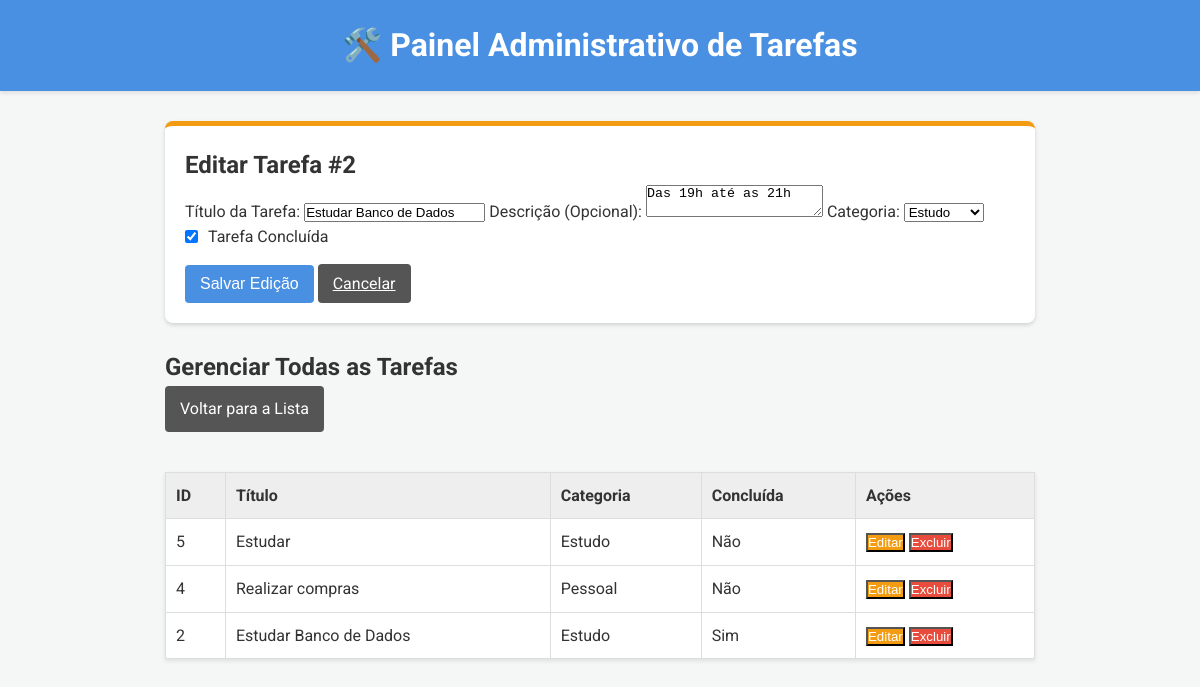
The app's page /admin/admin.php?editar_id=2 with its own data.
### tables this page shows
CREATE TABLE `tarefas` (
  `id` int(11) NOT NULL,
  `titulo` varchar(255) NOT NULL,
  `descricao` text DEFAULT NULL,
  `data_criacao` datetime DEFAULT current_timestamp(),
  `concluida` tinyint(1) DEFAULT 0,
  `categoria_id` int(11) DEFAULT NULL
);

CREATE TABLE `categorias` (
  `id` int(11) NOT NULL,
  `nome` varchar(100) NOT NULL
);

### admin/admin.php (the view, shortened to what this page needs)
<?php
include '../includes/conexao.php';
$sql_tarefas = "SELECT t.id, t.titulo, t.descricao, t.concluida, c.nome as categoria_nome
                FROM tarefas t
                LEFT JOIN categorias c ON t.categoria_id = c.id
                ORDER BY t.data_criacao DESC";
$result_tarefas = $conn->query($sql_tarefas);
$sql_categorias = "SELECT id, nome FROM categorias ORDER BY nome ASC";
$tarefa_editar = null;
$categorias_edicao = [];
if (isset($_GET['editar_id'])) {
    $id_editar = (int)$_GET['editar_id'];
    $sql_edit = "SELECT id, titulo, descricao, concluida, categoria_id FROM tarefas WHERE id = $id_editar";
    $result_edit = $conn->query($sql_edit);
    if ($result_edit->num_rows > 0) {
        $tarefa_editar = $result_edit->fetch_assoc();
        $result_categorias_edicao = $conn->query($sql_categorias);
        while($cat = $result_categorias_edicao->fetch_assoc()) {
            $categorias_edicao[] = $cat;
        }
    }
}
?>
<!DOCTYPE html>
<html lang="pt-BR">
<head>
    <link rel="stylesheet" href="../css/style.css">
</head>
<body>
    <header>
        <h1>🛠️ Painel Administrativo de Tarefas</h1>
    </header>
    <main>
        <?php if ($tarefa_editar): ?>
            <div class="form-edicao">
                <h2>Editar Tarefa #<?php echo $tarefa_editar['id']; ?></h2>
                <form action="admin.php" method="POST">
                    <label for="titulo_edit">Título da Tarefa:</label>
                    <input type="text" id="titulo_edit" name="titulo" value="<?php echo htmlspecialchars($tarefa_editar['titulo']); ?>" required>
                    <label for="descricao_edit">Descrição (Opcional):</label>
                    <textarea id="descricao_edit" name="descricao"><?php echo htmlspecialchars($tarefa_editar['descricao']); ?></textarea>
                    <label for="categoria_id_edit">Categoria:</label>
                    <select id="categoria_id_edit" name="categoria_id">
                        <?php foreach($categorias_edicao as $cat): ?>
                            <option value="<?php echo $cat['id']; ?>" <?php echo $tarefa_editar['categoria_id'] == $cat['id'] ? 'selected' : ''; ?>>
                                <?php echo htmlspecialchars($cat['nome']); ?>
                            </option>
                        <?php endforeach; ?>
                    </select>
                    <label style="display: flex; align-items: center;">
                        <input type="checkbox" name="concluida" value="1" <?php echo $tarefa_editar['concluida'] ? 'checked' : ''; ?> style="margin-right: 10px; width: auto;">
                        Tarefa Concluída
                    </label>
                    <button type="submit" name="editar" class="btn-submit" style="margin-top: 15px;">Salvar Edição</button>
                    <a href="admin.php" class="btn-submit" style="background-color: #555;">Cancelar</a>
                </form>
            </div>
        <?php endif; ?>
        <h2>Gerenciar Todas as Tarefas</h2>
        <a href="../index.php" class="btn-admin" style="background-color: #555; margin-bottom: 20px;">Voltar para a Lista</a>
        <table class="tabela-admin">
            <thead>
                <tr>
                    <th>ID</th>
                    <th>Título</th>
                    <th>Categoria</th>
                    <th>Concluída</th>
                    <th>Ações</th>
                </tr>
            </thead>
            <tbody>
                <?php
                if ($result_tarefas->num_rows > 0):
                    while($tarefa = $result_tarefas->fetch_assoc()):
                ?>
                    <tr>
                        <td><?php echo $tarefa['id']; ?></td>
                        <td><?php echo htmlspecialchars($tarefa['titulo']); ?></td>
                        <td><?php echo htmlspecialchars($tarefa['categoria_nome'] ?? 'N/A'); ?></td>
                        <td><?php echo $tarefa['concluida'] ? 'Sim' : 'Não'; ?></td>
                        <td>
                            <a href="admin.php?editar_id=<?php echo $tarefa['id']; ?>"><button class="btn-editar">Editar</button></a>
                            <a href="admin.php?excluir_id=<?php echo $tarefa['id']; ?>" onclick="return confirm('ATENÇÃO: Deseja realmente excluir esta tarefa?');"><button class="btn-excluir">Excluir</button></a>
                        </td>
                    </tr>
                <?php
                    endwhile;
                else:
                ?>
                    <tr><td colspan="5">Nenhuma tarefa encontrada.</td></tr>
                <?php endif; ?>
            </tbody>
        </table>
    </main>
</body>
</html>

### css/style.css (style rules this page uses)
:root { --cor-primaria: #4A90E2; --cor-fundo: #f4f7f6; --cor-cartao: #ffffff; --cor-texto: #333; --sombra-leve: 0 2px 4px rgba(0, 0, 0, 0.1); }
* { box-sizing: border-box; margin: 0; padding: 0; }
body { font-family: 'Roboto', sans-serif; background-color: var(--cor-fundo); color: var(--cor-texto); line-height: 1.6; padding-bottom: 50px; }
header { background-color: var(--cor-primaria); color: var(--cor-cartao); padding: 20px 0; text-align: center; box-shadow: var(--sombra-leve); }
main { max-width: 900px; margin: 30px auto; padding: 0 15px; }
.btn-submit { background-color: var(--cor-primaria); color: var(--cor-cartao); padding: 10px 15px; border: none; border-radius: 4px; cursor: pointer; font-size: 16px; transition: background-color 0.3s; }
.btn-editar { background-color: #f39c12; color: white; }
.btn-excluir { background-color: #e74c3c; color: white; }
.btn-admin { background-color: #9b59b6; color: white; text-decoration: none; display: inline-block; padding: 10px 15px; border-radius: 4px; }

### admin/admin.php (style rules this page uses)
.tabela-admin { width: 100%; border-collapse: collapse; margin-top: 20px; background-color: white; box-shadow: 0 2px 4px rgba(0,0,0,0.1); }
.tabela-admin th, .tabela-admin td { border: 1px solid #ddd; padding: 10px; text-align: left; }
.tabela-admin th { background-color: #eee; font-weight: 700; }
.form-edicao { background-color: #fff; padding: 20px; margin-bottom: 25px; border-radius: 8px; box-shadow: 0 2px 4px rgba(0,0,0,0.15); border-top: 5px solid #f39c12; }

### records on screen
tarefas: id "2", titulo "Estudar Banco de Dados", descricao "Das 19h até as 21h", categoria_id "Estudo", concluida "☑", categoria.nome "Estudo", shows "Sim"
tarefas: id "5", titulo "Estudar", categoria.nome "Estudo", concluida "Não"
tarefas: id "4", titulo "Realizar compras", categoria.nome "Pessoal", concluida "Não"
